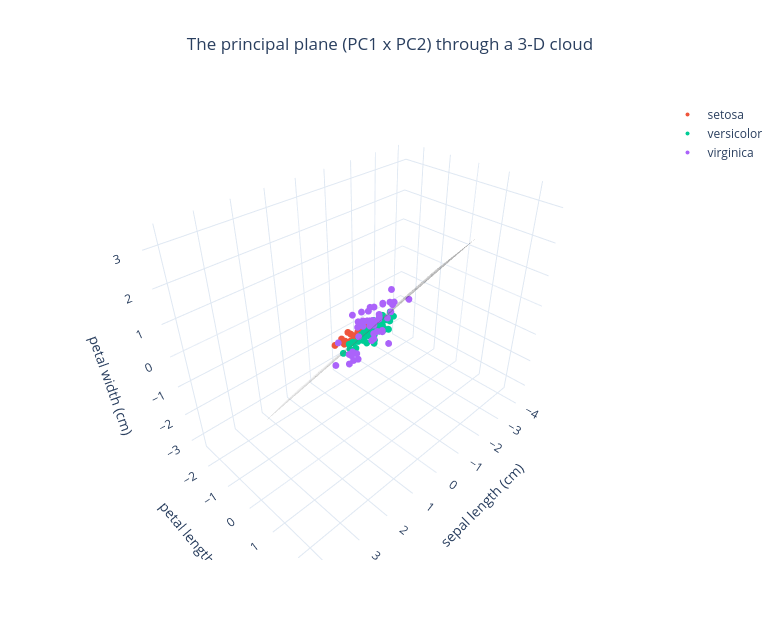

The notebook cell this image was saved under:
### Markdown cell above
## 11. Interactive extras — rotate the principal plane, explore the trade-off

PCA isn't trained by iteration (it's one SVD), so instead of a "learning" animation we give you two **interactive** views to build geometric intuition.

> **Why no 3-D loss surface here?** PCA doesn't do gradient descent — it solves the variance problem in closed form with the SVD. The illuminating interactions for PCA are **seeing the principal plane in 3-D** and **trading components against reconstruction quality**.

#### 1. The principal plane in 3-D — rotate it
Using three standardized iris features, PCA finds the **2-D plane** that best captures the cloud. Rotate the scene with your mouse: the shaded plane is spanned by PC1 and PC2, and the points hug it — that plane is where the data "really lives".

### Code cell
# 3-D scatter + the principal plane spanned by PC1 & PC2 (rotate)
import plotly.graph_objects as go

three = [0, 2, 3]                       # sepal length, petal length, petal width (standardized)
X3 = X_std[:, three]
p3 = PCA(n_components=2).fit(X3)

# Build the plane: mean + s*PC1 + t*PC2 over a grid
span = np.linspace(-3, 3, 12)
S, T = np.meshgrid(span, span)
plane = (p3.mean_[None, None, :]
         + S[..., None] * p3.components_[0][None, None, :]
         + T[..., None] * p3.components_[1][None, None, :])
PX, PY, PZ = plane[..., 0], plane[..., 1], plane[..., 2]

names3 = [feat_names[i] for i in three]
fig = go.Figure()
fig.add_surface(x=PX, y=PY, z=PZ, opacity=0.35, showscale=False, colorscale="Greys")
for t, name in enumerate(class_names):
    m = y == t
    fig.add_scatter3d(x=X3[m, 0], y=X3[m, 1], z=X3[m, 2], mode="markers",
                      marker=dict(size=4), name=name)
fig.update_layout(
    title=dict(text="The principal plane (PC1 x PC2) through a 3-D cloud", x=0.5, xanchor="center"),
    scene=dict(xaxis_title=names3[0], yaxis_title=names3[1], zaxis_title=names3[2]),
    template="plotly_white", width=780, height=640,
)
fig.show()

### Figure 1 — Plotly figure (JSON) as saved in the notebook; plotly's stock layout.template omitted (floating-point values rounded to 4 significant figures; data arrays with more than 128 entries replaced by an {"elided": "..."} marker saying what was removed)
{"data": [{"colorscale": [[0.0, "rgb(255,255,255)"], [0.125, "rgb(240,240,240)"], [0.25, "rgb(217,217,217)"], [0.375, "rgb(189,189,189)"], [0.5, "rgb(150,150,150)"], [0.625, "rgb(115,115,115)"], [0.75, "rgb(82,82,82)"], [0.875, "rgb(37,37,37)"], [1.0, "rgb(0,0,0)"]], "opacity": 0.35, "showscale": false, "type": "surface", "x": {"elided": "12x12 float values"}, "y": {"elided": "12x12 float values"}, "z": {"elided": "12x12 float values"}}, {"marker": {"size": 4}, "mode": "markers", "name": "setosa", "type": "scatter3d", "x": [-0.9007, -1.143, -1.385, -1.507, -1.022, -0.5372, -1.507, -1.022, -1.749, -1.143, -0.5372, -1.264, -1.264, -1.87, -0.05251, -0.1737, -0.5372, -0.9007, -0.1737, -0.9007, -0.5372, -0.9007, -1.507, -0.9007, -1.264, -1.022, -1.022, -0.7795, -0.7795, -1.385, -1.264, -0.5372, -0.7795, -0.416, -1.143, -1.022, -0.416, -1.143, -1.749, -0.9007, -1.022, -1.628, -1.749, -1.022, -0.9007, -1.264, -0.9007, -1.507, -0.6583, -1.022], "y": [-1.34, -1.34, -1.397, -1.283, -1.34, -1.17, -1.34, -1.283, -1.34, -1.283, -1.283, -1.227, -1.34, -1.511, -1.454, -1.283, -1.397, -1.34, -1.17, -1.283, -1.17, -1.283, -1.568, -1.17, -1.056, -1.227, -1.227, -1.283, -1.34, -1.227, -1.227, -1.283, -1.283, -1.34, -1.283, -1.454, -1.397, -1.34, -1.397, -1.283, -1.397, -1.397, -1.397, -1.227, -1.056, -1.34, -1.227, -1.34, -1.283, -1.34], "z": [-1.315, -1.315, -1.315, -1.315, -1.315, -1.052, -1.184, -1.315, -1.315, -1.447, -1.315, -1.315, -1.447, -1.447, -1.315, -1.052, -1.052, -1.184, -1.184, -1.184, -1.315, -1.052, -1.315, -0.9205, -1.315, -1.315, -1.052, -1.315, -1.315, -1.315, -1.315, -1.052, -1.447, -1.315, -1.315, -1.315, -1.315, -1.447, -1.315, -1.315, -1.184, -1.184, -1.315, -0.7889, -1.052, -1.184, -1.315, -1.315, -1.315, -1.315]}, {"marker": {"size": 4}, "mode": "markers", "name": "versicolor", "type": "scatter3d", "x": [1.402, 0.6745, 1.28, -0.416, 0.7957, -0.1737, 0.5533, -1.143, 0.9168, -0.7795, -1.022, 0.06866, 0.1898, 0.311, -0.2948, 1.038, -0.2948, -0.05251, 0.4322, -0.2948, 0.06866, 0.311, 0.5533, 0.311, 0.6745, 0.9168, 1.159, 1.038, 0.1898, -0.1737, -0.416, -0.416, -0.05251, 0.1898, -0.5372, 0.1898, 1.038, 0.5533, -0.2948, -0.416, -0.416, 0.311, -0.05251, -1.022, -0.2948, -0.1737, -0.1737, 0.4322, -0.9007, -0.1737], "y": [0.5354, 0.4217, 0.6491, 0.1375, 0.4786, 0.4217, 0.5354, -0.2603, 0.4786, 0.08071, -0.1466, 0.2512, 0.1375, 0.5354, -0.0898, 0.3649, 0.4217, 0.1944, 0.4217, 0.08071, 0.5922, 0.1375, 0.6491, 0.5354, 0.3081, 0.3649, 0.5922, 0.7059, 0.4217, -0.1466, 0.02387, -0.03297, 0.08071, 0.7628, 0.4217, 0.4217, 0.5354, 0.3649, 0.1944, 0.1375, 0.3649, 0.4786, 0.1375, -0.2603, 0.2512, 0.2512, 0.2512, 0.3081, -0.4308, 0.1944], "z": [0.2641, 0.3958, 0.3958, 0.1325, 0.3958, 0.1325, 0.5274, -0.2624, 0.1325, 0.2641, -0.2624, 0.3958, -0.2624, 0.2641, 0.1325, 0.2641, 0.3958, -0.2624, 0.3958, -0.1308, 0.7907, 0.1325, 0.3958, 0.0008775, 0.1325, 0.2641, 0.2641, 0.659, 0.3958, -0.2624, -0.1308, -0.2624, 0.0008775, 0.5274, 0.3958, 0.5274, 0.3958, 0.1325, 0.1325, 0.1325, 0.0008775, 0.2641, 0.0008775, -0.2624, 0.1325, 0.0008775, 0.1325, 0.1325, -0.1308, 0.1325]}, {"marker": {"size": 4}, "mode": "markers", "name": "virginica", "type": "scatter3d", "x": [0.5533, -0.05251, 1.523, 0.5533, 0.7957, 2.129, -1.143, 1.765, 1.038, 1.644, 0.7957, 0.6745, 1.159, -0.1737, -0.05251, 0.6745, 0.7957, 2.25, 2.25, 0.1898, 1.28, -0.2948, 2.25, 0.5533, 1.038, 1.644, 0.4322, 0.311, 0.6745, 1.644, 1.886, 2.492, 0.6745, 0.5533, 0.311, 2.25, 0.5533, 0.6745, 0.1898, 1.28, 1.038, 1.28, -0.05251, 1.159, 1.038, 1.038, 0.5533, 0.7957, 0.4322, 0.06866], "y": [1.274, 0.7628, 1.217, 1.047, 1.161, 1.615, 0.4217, 1.445, 1.161, 1.331, 0.7628, 0.8764, 0.9901, 0.7059, 0.7628, 0.8764, 0.9901, 1.672, 1.786, 0.7059, 1.104, 0.6491, 1.672, 0.6491, 1.104, 1.274, 0.5922, 0.6491, 1.047, 1.161, 1.331, 1.502, 1.047, 0.7628, 1.047, 1.331, 1.047, 0.9901, 0.5922, 0.9333, 1.047, 0.7628, 0.7628, 1.217, 1.104, 0.8196, 0.7059, 0.8196, 0.9333, 0.7628], "z": [1.712, 0.9223, 1.186, 0.7907, 1.317, 1.186, 0.659, 0.7907, 0.7907, 1.712, 1.054, 0.9223, 1.186, 1.054, 1.58, 1.449, 0.7907, 1.317, 1.449, 0.3958, 1.449, 1.054, 1.054, 0.7907, 1.186, 0.7907, 0.7907, 0.7907, 1.186, 0.5274, 0.9223, 1.054, 1.317, 0.3958, 0.2641, 1.449, 1.58, 0.7907, 0.7907, 1.186, 1.58, 1.449, 0.9223, 1.449, 1.712, 1.449, 0.9223, 1.054, 1.449, 0.7907]}], "layout": {"height": 640, "scene": {"xaxis": {"title": {"text": "sepal length (cm)"}}, "yaxis": {"title": {"text": "petal length (cm)"}}, "zaxis": {"title": {"text": "petal width (cm)"}}}, "title": {"text": "The principal plane (PC1 x PC2) through a 3-D cloud", "x": 0.5, "xanchor": "center"}, "width": 780}}
